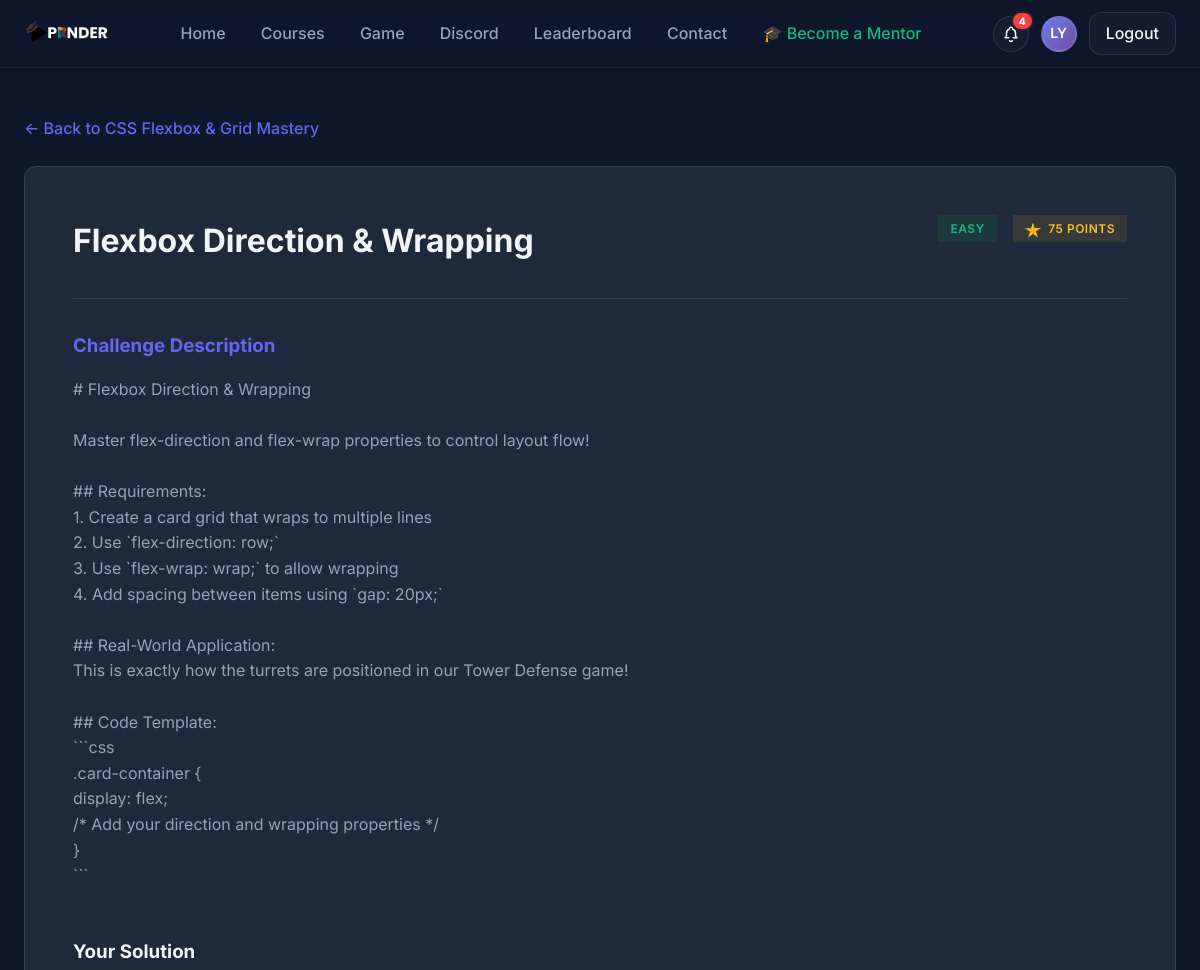
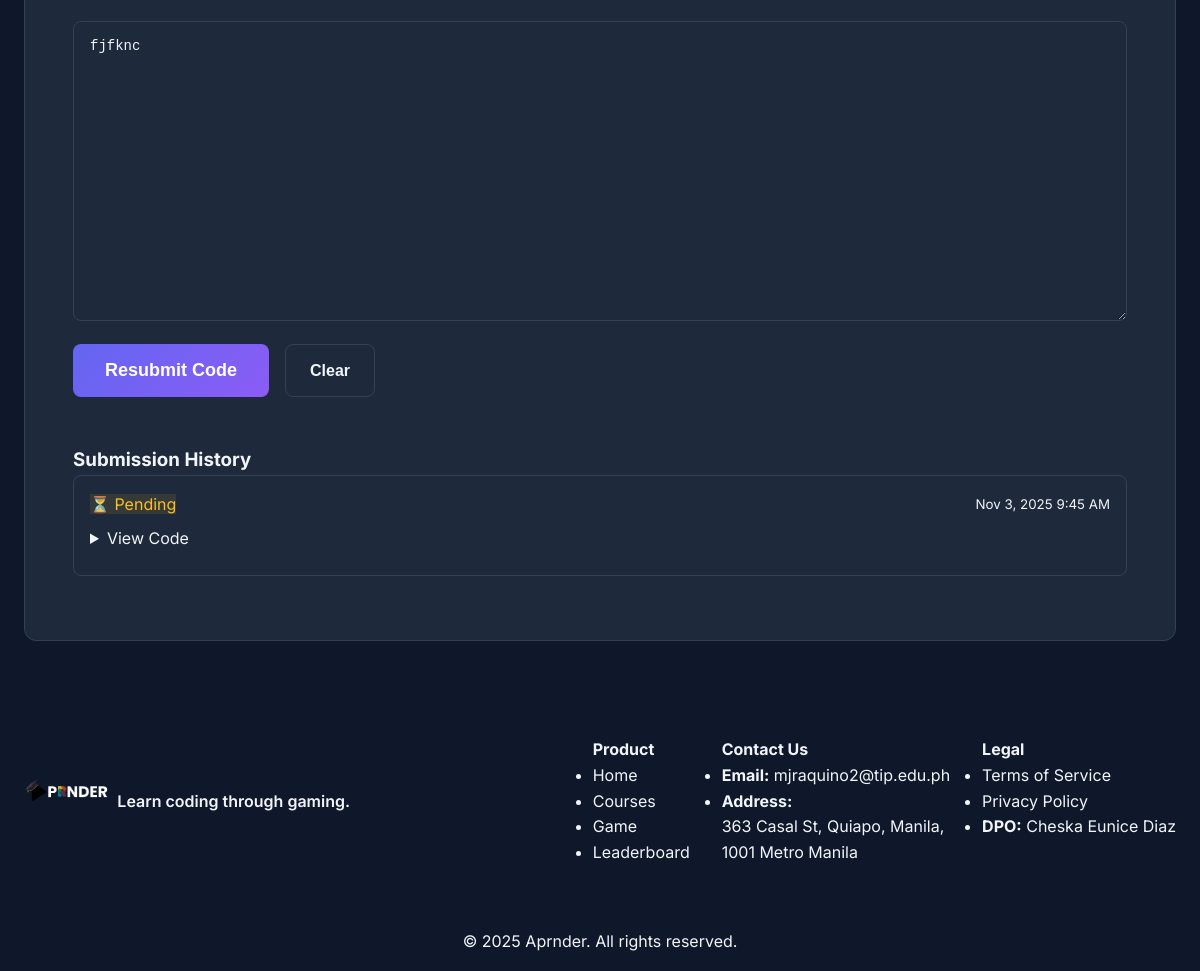
/public/quest.php?id=10 (signed in), run on the app's committed database (2 pictures, top to bottom).
### tables this page shows
CREATE TABLE `quests` (
  `id` int(10) UNSIGNED NOT NULL,
  `course_id` int(10) UNSIGNED NOT NULL,
  `title` varchar(150) NOT NULL,
  `description` text NOT NULL,
  `difficulty` enum('easy','medium','hard') NOT NULL DEFAULT 'easy',
  `max_points` int(10) UNSIGNED NOT NULL DEFAULT 10,
  `created_at` timestamp NOT NULL DEFAULT current_timestamp()
);

CREATE TABLE `courses` (
  `id` int(10) UNSIGNED NOT NULL,
  `title` varchar(150) NOT NULL,
  `description` text DEFAULT NULL,
  `created_by` int(10) UNSIGNED NOT NULL,
  `created_at` timestamp NOT NULL DEFAULT current_timestamp()
);

CREATE TABLE `submissions` (
  `id` int(10) UNSIGNED NOT NULL,
  `quest_id` int(10) UNSIGNED NOT NULL,
  `user_id` int(10) UNSIGNED NOT NULL,
  `code` text NOT NULL,
  `status` enum('pending','passed','failed','resubmitted') NOT NULL DEFAULT 'pending',
  `points_awarded` int(11) DEFAULT NULL,
  `feedback` text DEFAULT NULL,
  `submitted_at` timestamp NOT NULL DEFAULT current_timestamp()
);

### src/db.php (called while the page is built, shortened)
<?php
function db(): PDO {
    static $pdo = null;
    if ($pdo instanceof PDO) {
        return $pdo;
    }
    $dsn = 'mysql:host=' . DB_HOST . ';dbname=' . DB_NAME . ';charset=utf8mb4';
    $options = [
        PDO::ATTR_ERRMODE => PDO::ERRMODE_EXCEPTION,
        PDO::ATTR_DEFAULT_FETCH_MODE => PDO::FETCH_ASSOC,
        PDO::ATTR_EMULATE_PREPARES => false,
    ];
    $pdo = new PDO($dsn, DB_USER, DB_PASS, $options);
    return $pdo;
}

### public/quest.php (the view, shortened to what this page needs)
<?php
$userId = current_user_id();
$userStmt = db()->prepare('SELECT u.*, p.full_name, p.avatar_url FROM users u LEFT JOIN user_profiles p ON u.id = p.user_id WHERE u.id = ?');
$userStmt->execute([$userId]);
$user = $userStmt->fetch();
$role = $user['role'] ?? null;
$questId = (int)($_GET['id'] ?? 0);
$questStmt = db()->prepare('
    SELECT
        q.id,
        q.title,
        q.description,
        q.difficulty,
        q.max_points,
        q.course_id,
        c.title as course_title
    FROM quests q
    INNER JOIN courses c ON c.id = q.course_id
    WHERE q.id = ?
');
$questStmt->execute([$questId]);
$quest = $questStmt->fetch();
$submissionsStmt = db()->prepare('
    SELECT id, code, status, points_awarded, feedback, submitted_at
    FROM submissions
    WHERE quest_id = ? AND user_id = ?
    ORDER BY submitted_at DESC
');
$submissionsStmt->execute([$questId, $userId]);
$submissions = $submissionsStmt->fetchAll();
$latestSubmission = !empty($submissions) ? $submissions[0] : null;
?>
<!DOCTYPE html>
<html lang="en">
<head>
    <link rel="stylesheet" href="styles.css">
</head>
<body>
    <nav class="navbar">
        <div class="container">
            <div class="nav-content">
                <a href="index.php" class="logo">
                    <img src="../images/APRNDR (4).png" alt="Aprnder Logo" style="height: 48px; width: auto;">
                </a>
                <ul class="nav-links">
                    <li><a href="index.php">Home</a></li>
                    <li><a href="courses.php">Courses</a></li>
                    <li><a href="game.php">Game</a></li>
                    <li><a href="discord.php">Discord</a></li>
                    <li><a href="leaderboard.php">Leaderboard</a></li>
                    <li><a href="contact.php">Contact</a></li>
                    <?php if ($role === 'student' || $role === 'user'): ?>
                      <li><a href="mentor-progress.php" style="color: #10b981;">🎓 Become a Mentor</a></li>
                    <?php endif; ?>
                </ul>
                <div class="nav-actions">
                    <a href="#" id="notifBtn" class="notif-bell" aria-label="Notifications">
                        <?php
                          $n = db()->prepare('SELECT COUNT(*) FROM notifications WHERE user_id = ? AND is_read = 0');
                          $n->execute([$userId]);
                          $unr = (int)$n->fetchColumn();
                          if ($unr > 0): ?>
                            <span class="notif-badge"><?php echo $unr; ?></span>
                          <?php endif; ?>
                    </a>
                    <a href="profile.php" class="profile-avatar-nav" aria-label="Profile">
                        <?php
                        $initials = '';
                        $nameParts = explode(' ', $user['full_name'] ?? 'User');
                        foreach ($nameParts as $part) {
                            if (!empty($part)) {
                                $initials .= strtoupper($part[0]);
                            }
                        }
                        $initials = substr($initials, 0, 2);
                        if (!empty($user['avatar_url'])): ?>
                            <img src="<?php echo htmlspecialchars($user['avatar_url']); ?>" alt="Profile">
                        <?php else: ?>
                            <div class="avatar-initials"><?php echo $initials; ?></div>
                        <?php endif; ?>
                    </a>
                    <a href="logout.php" class="btn-login">Logout</a>
                </div>
            </div>
        </div>
    </nav>
    <section class="quest-detail-section">
        <div class="container">
            <a href="course.php?id=<?php echo (int)$quest['course_id']; ?>" class="back-link">← Back to <?php echo htmlspecialchars($quest['course_title']); ?></a>
            <div class="quest-detail-card">
                <div class="quest-detail-header">
                    <h1><?php echo htmlspecialchars($quest['title']); ?></h1>
                    <div class="quest-badges">
                        <span class="badge difficulty-<?php echo $quest['difficulty']; ?>">
                            <?php echo ucfirst($quest['difficulty']); ?>
                        </span>
                        <span class="badge badge-points">
                            <img src="../images/Points.png" alt="Points" style="width: 16px; height: 16px; object-fit: contain; vertical-align: middle; margin-right: 4px;"> <?php echo (int)$quest['max_points']; ?> points
                        </span>
                    </div>
                </div>
                <div class="quest-description">
                    <h3>Challenge Description</h3>
                    <p><?php echo nl2br(htmlspecialchars($quest['description'])); ?></p>
                </div>
                <div class="code-submission-form">
                    <h3>Your Solution</h3>
                    <form method="post">
                        <textarea
                            name="code"
                            class="code-editor"
                            placeholder="// Write your code here...&#10;&#10;function solution() {&#10;    // Your implementation&#10;}"
                            required
                        ><?php echo htmlspecialchars($latestSubmission['code'] ?? ''); ?></textarea>
                        <div style="margin-top: 1rem; display: flex; gap: 1rem;">
                            <button type="submit" class="btn btn-primary btn-large">
                                <?php echo $latestSubmission ? 'Resubmit Code' : 'Submit Code'; ?>
                            </button>
                            <button type="reset" class="btn btn-secondary">Clear</button>
                        </div>
                    </form>
                </div>
                <?php if (empty($submissions)): ?>
                    <div class="alert alert-info" style="background: #e0f2fe; border-color: #0284c7; color: #0c4a6e; padding: 1rem; border-radius: 8px; margin-top: 1rem;">
                        <span class="alert-icon">ℹ️</span>
                        <div class="alert-content">
                            <strong>No Submissions Yet</strong><br>
                            This is your first attempt at this quest. Write your code solution above and submit it for review!
                        </div>
                    </div>
                <?php else: ?>
                    <div class="submission-history">
                        <h3>Submission History</h3>
                        <?php foreach ($submissions as $submission):
                            $statusClass = 'status-' . $submission['status'];
                            $statusText = ucfirst($submission['status']);
                            $statusIcon = '⏳';
                            switch ($submission['status']) {
                                case 'pending':
                                    $statusIcon = '⏳';
                                    break;
                            }
                        ?>
                            <div class="submission-item">
                                <div class="submission-header">
                                    <div>
                                        <span class="<?php echo $statusClass; ?>">
                                            <?php echo $statusIcon; ?> <?php echo $statusText; ?>
                                        </span>
                                    </div>
                                    <small><?php echo date('M j, Y g:i A', strtotime($submission['submitted_at'])); ?></small>
                                </div>
                                <details>
                                    <summary style="cursor: pointer; margin-bottom: 0.5rem;">View Code</summary>
                                </details>
                            </div>
                        <?php endforeach; ?>
                    </div>
                <?php endif; ?>
            </div>
        </div>
    </section>
    <footer class="footer">
        <div class="container">
            <div class="footer-content">
                <div class="footer-brand">
                    <img src="../images/APRNDR (4).png" alt="Aprnder Logo" style="height: 48px; width: auto; margin-bottom: 1rem;">
                    <p>Learn coding through gaming.</p>
                </div>
                <div class="footer-links">
                    <div class="footer-column">
                        <h4>Product</h4>
                        <ul>
                            <li><a href="index.php">Home</a></li>
                            <li><a href="courses.php">Courses</a></li>
                            <li><a href="game.php">Game</a></li>
                            <li><a href="leaderboard.php">Leaderboard</a></li>
                        </ul>
                    </div>
                    <div class="footer-column">
                        <h4>Contact Us</h4>
                        <ul>
                            <li><strong>Email:</strong> mjraquino2@tip.edu.ph</li>
                            <li><strong>Address:</strong><br>363 Casal St, Quiapo, Manila,<br>1001 Metro Manila</li>
                        </ul>
                    </div>
                    <div class="footer-column">
                        <h4>Legal</h4>
                        <ul>
                            <li><a href="terms.php">Terms of Service</a></li>
                            <li><a href="privacy.php">Privacy Policy</a></li>
                            <li><strong>DPO:</strong> Cheska Eunice Diaz</li>
                        </ul>
                    </div>
                </div>
            </div>
            <div class="footer-bottom">
                <p>&copy; 2025 Aprnder. All rights reserved.</p>
            </div>
        </div>
    </footer>
</body>
</html>

### public/quest.php (style rules this page uses)
.code-editor { width: 100%; min-height: 300px; font-family: 'Courier New', monospace; font-size: 14px; padding: 16px; border: 1px solid var(--color-border); border-radius: var(--radius-md); background: var(--color-surface); color: var(--color-text); resize: vertical; }
.submission-history { margin-top: 2rem; }
.submission-item { background: var(--color-surface); border: 1px solid var(--color-border); border-radius: var(--radius-md); padding: 1rem; margin-bottom: 1rem; }
.submission-header { display: flex; justify-content: space-between; align-items: center; margin-bottom: 0.5rem; }

### data on the page
quests: course.title "CSS Flexbox & Grid Mastery", title "Flexbox Direction & Wrapping", difficulty "EASY", max_points "75", description "# Flexbox Direction & Wrapping Master flex-direction and flex-wrap properties to control layout flow! ## Requirements: 1. Create a card grid that wraps to multiple lines 2. Use `flex-direction: row;` 3. Use `flex-wrap: wrap;` to allow wrapping 4. Add spacing between items using `gap: 20px;` ## Real-World Application: This is exactly how the turrets are positioned in our Tower Defense game! ## Code Template: ```css .card-container { display: flex; /* Add your direction and wrapping properties */ } ```"
submissions: code "fjfknc", status "⏳", status "Pending", submitted_at "Nov 3, 2025 9:45 AM"

### other printed values
$unr "4"
$initials "LY"
